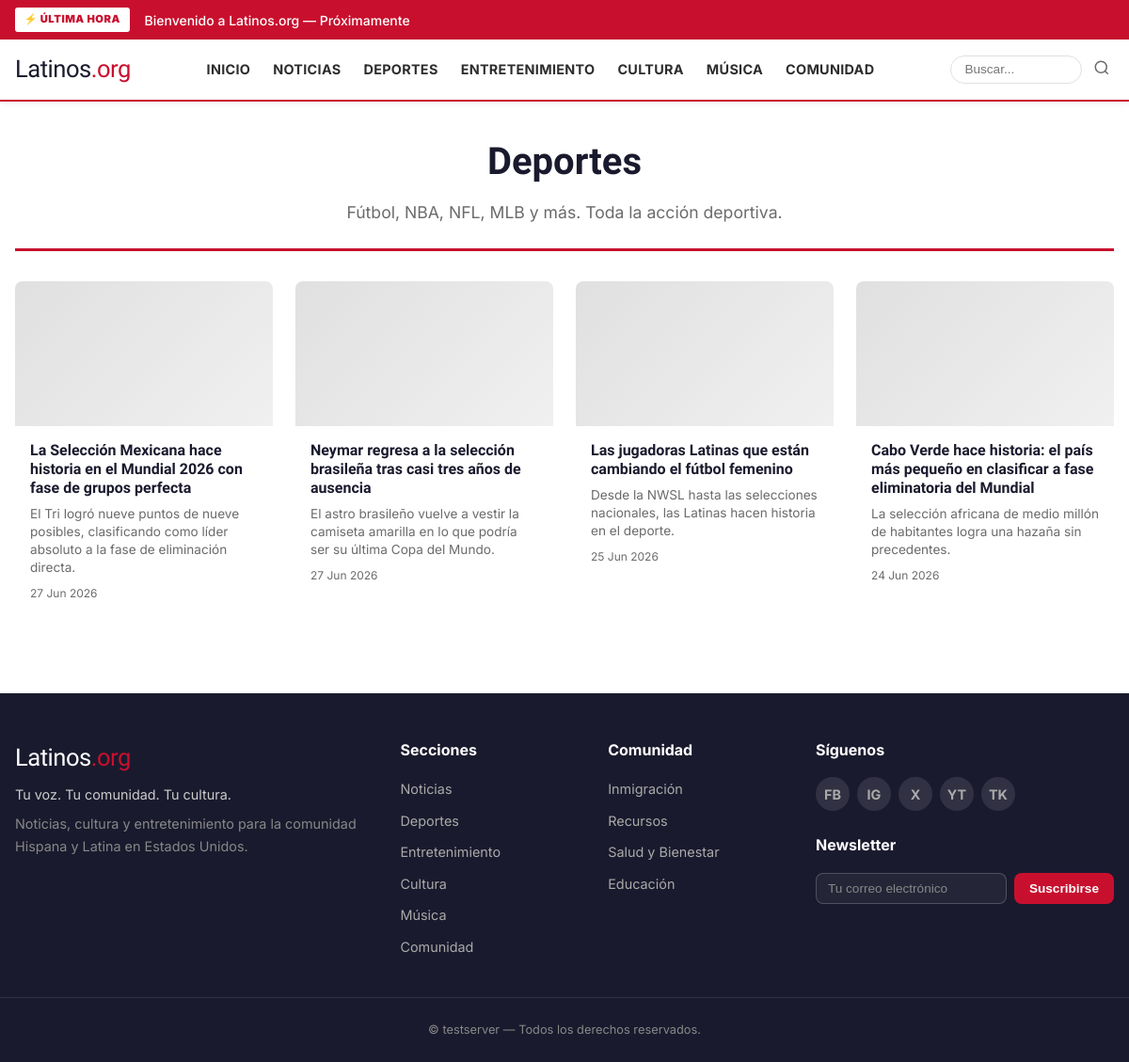
Page /categoria/deportes on the earlier database version.
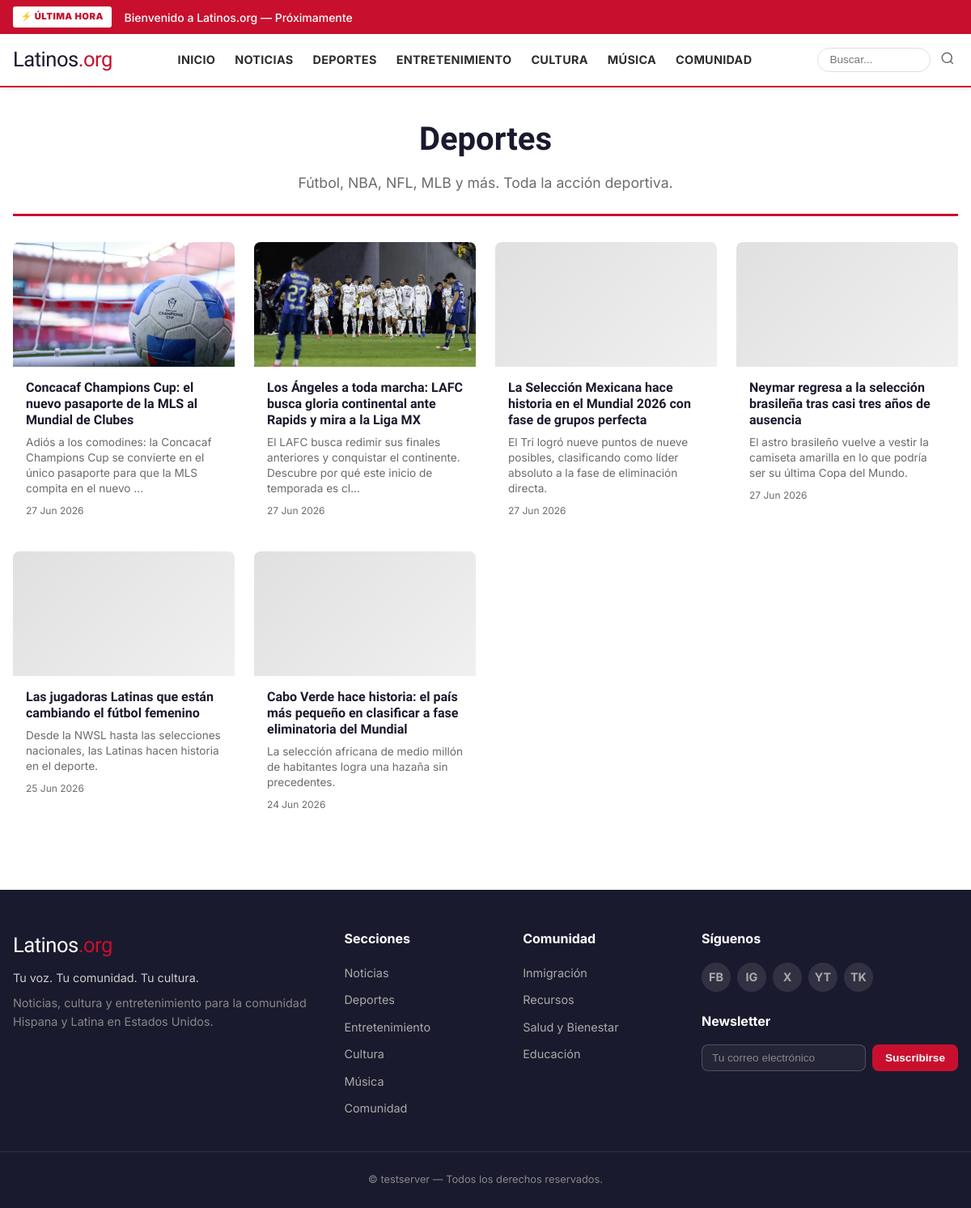
Same page on the later database version.
### models.py (models this page shows)
class Category(Base):
    __tablename__ = "categories"
    id = Column(Integer, primary_key=True)
    slug = Column(String(100), unique=True, nullable=False, index=True)
    name = Column(String(200), nullable=False)
    name_en = Column(String(200))  # English display name
    description = Column(Text)
    display_order = Column(Integer, default=99)
    is_active = Column(Boolean, default=True)
    created_at = Column(DateTime, default=datetime.utcnow)
    articles = relationship("Article", back_populates="category_rel")

class Article(Base):
    __tablename__ = "articles"
    id = Column(Integer, primary_key=True)
    raw_article_id = Column(Integer, ForeignKey("raw_articles.id"), nullable=True)
    category_id = Column(Integer, ForeignKey("categories.id"), nullable=True)
    title = Column(Text, nullable=False)
    slug = Column(String(300), unique=True, nullable=False, index=True)
    body_markdown = Column(Text, nullable=False)
    body_html = Column(Text)
    excerpt = Column(Text)
    title_en = Column(Text)
    body_markdown_en = Column(Text)
    body_html_en = Column(Text)
    excerpt_en = Column(Text)
    meta_description = Column(String(200))
    tags = Column(Text)  # JSON array
    language = Column(String(10), default="es")  # es, en, bilingual
    author_display = Column(String(200), default="Latinos.org")
    source_credit = Column(String(500))  # Attribution to original source
    image_url = Column(Text)  # Relative path: /static/images/articles/xxx.webp
    image_alt = Column(Text)
    image_credit = Column(String(500))
    quality_score = Column(Float, default=0.0)  # 0.0 to 1.0 from LLM QA step
    content_type = Column(String(50), default="news")  # news, opinion, listicle, feature
    status = Column(String(30), default="draft", index=True)
    created_at = Column(DateTime, default=datetime.utcnow)
    approved_at = Column(DateTime)
    published_at = Column(DateTime, index=True)
    scheduled_for = Column(DateTime)
    view_count = Column(Integer, default=0)
    is_breaking = Column(Boolean, default=False)
    is_featured = Column(Boolean, default=False)
    category_rel = relationship("Category", back_populates="articles")
    raw_article_rel = relationship("RawArticle", back_populates="articles")

### routes.py (the view)
@router.get("/categoria/{slug}", response_class=HTMLResponse)
async def category_page(
    request: Request,
    slug: str,
    page: int = Query(1, ge=1),
):
    db: Session = next(get_db())
    category = db.execute(
        select(Category).where(Category.slug == slug)
    ).scalars().first()
    if not category:
        raise HTTPException(status_code=404, detail="Categoría no encontrada")
    per_page = 12
    offset = (page - 1) * per_page
    total = db.execute(
        select(func.count(Article.id))
        .where(Article.status == "published")
        .where(Article.category_id == category.id)
    ).scalar()
    articles = db.execute(
        select(Article)
        .where(Article.status == "published")
        .where(Article.category_id == category.id)
        .order_by(desc(Article.published_at))
        .offset(offset)
        .limit(per_page)
    ).scalars().all()
    categories = db.execute(
        select(Category)
        .where(Category.is_active == True)
        .order_by(Category.display_order)
    ).scalars().all()
    total_pages = (total + per_page - 1) // per_page if total > 0 else 1
    return request.app.state.templates.TemplateResponse("category.html", {
        "request": request,
        "category": category,
        "articles": articles,
        "categories": categories,
        "page": page,
        "total_pages": total_pages,
    })

### templates/category.html (shortened to what this page needs)
{% extends "base.html" %}
{% block content %}
<section class="category-page">
    <div class="container">
        <header class="category-header">
            <h1>{{ category.name }}</h1>
            {% if category.description %}
                <p class="category-desc">{{ category.description }}</p>
            {% endif %}
        </header>
        {% if articles %}
        <div class="article-grid">
            {% for a in articles %}
                <a href="/articulo/{{ a.slug }}" class="article-card">
                    <div class="card-image">
                        {% if a.image_url %}
                            <img src="{{ a.image_url }}" alt="{{ a.image_alt or a.title }}" loading="lazy">
                        {% else %}
                            <div class="card-image-placeholder"></div>
                        {% endif %}
                    </div>
                    <div class="card-body">
                        <h3 class="card-title">{{ a.title }}</h3>
                        {% if a.excerpt %}
                            <p class="card-excerpt">{{ a.excerpt[:120] }}{% if a.excerpt|length > 120 %}...{% endif %}</p>
                        {% endif %}
                        <div class="card-meta">
                            {% if a.published_at %}
                                <span>{{ a.published_at.strftime('%d %b %Y') }}</span>
                            {% endif %}
                        </div>
                    </div>
                </a>
            {% endfor %}
        </div>
        {% else %}
        <div class="empty-state" style="padding: 4rem 0; text-align: center;">
            <h2>No hay artículos aún</h2>
            <p>Pronto tendremos contenido de {{ category.name }}.</p>
        </div>
        {% endif %}
    </div>
</section>
{% endblock %}

### templates/base.html (shortened to what this page needs)
<!DOCTYPE html>
<html lang="es">
<head>
    <link rel="stylesheet" href="/static/css/style.css">
</head>
<body>
<div class="breaking-bar" id="breakingBar">
    <div class="container breaking-content">
        <span class="breaking-label">⚡ ÚLTIMA HORA</span>
        <div class="breaking-items" id="breakingItems">
            {% if breaking %}
                {% for a in breaking %}
                    <a href="/articulo/{{ a.slug }}" class="breaking-item {% if loop.first %}active{% endif %}">
                        {{ a.title }}
                    </a>
                {% endfor %}
            {% else %}
                <span class="breaking-item active">Bienvenido a Latinos.org — Próximamente</span>
            {% endif %}
        </div>
    </div>
</div>
<header class="site-header">
    <div class="container header-inner">
        <a href="/" class="logo">
            <span class="logo-text">Latinos<span class="logo-accent">.org</span></span>
        </a>
        <nav class="main-nav" id="mainNav">
            <a href="/">Inicio</a>
            <a href="/categoria/noticias">Noticias</a>
            <a href="/categoria/deportes">Deportes</a>
            <a href="/categoria/entretenimiento">Entretenimiento</a>
            <a href="/categoria/cultura">Cultura</a>
            <a href="/categoria/musica">Música</a>
            <a href="/categoria/comunidad">Comunidad</a>
        </nav>
        <form action="/buscar" method="get" class="header-search">
            <input type="text" name="q" placeholder="Buscar..." aria-label="Buscar">
            <button type="submit" aria-label="Buscar">
                <svg width="18" height="18" viewBox="0 0 24 24" fill="none" stroke="currentColor" stroke-width="2">
                    <circle cx="11" cy="11" r="8"/><path d="m21 21-4.35-4.35"/>
                </svg>
            </button>
        </form>
    </div>
</header>
<main class="site-main">
    {% block content %}{% endblock %}
</main>
<footer class="site-footer">
    <div class="container footer-inner">
        <div class="footer-col footer-brand">
            <a href="/" class="logo footer-logo">
                <span class="logo-text">Latinos<span class="logo-accent">.org</span></span>
            </a>
            <p>Tu voz. Tu comunidad. Tu cultura.</p>
            <p class="footer-tagline">Noticias, cultura y entretenimiento para la comunidad Hispana y Latina en Estados Unidos.</p>
        </div>
        <div class="footer-col">
            <h4>Secciones</h4>
            <ul>
                <li><a href="/categoria/noticias">Noticias</a></li>
                <li><a href="/categoria/deportes">Deportes</a></li>
                <li><a href="/categoria/entretenimiento">Entretenimiento</a></li>
                <li><a href="/categoria/cultura">Cultura</a></li>
                <li><a href="/categoria/musica">Música</a></li>
                <li><a href="/categoria/comunidad">Comunidad</a></li>
            </ul>
        </div>
        <div class="footer-col">
            <h4>Comunidad</h4>
            <ul>
                <li><a href="/categoria/inmigracion">Inmigración</a></li>
                <li><a href="/categoria/recursos">Recursos</a></li>
                <li><a href="/categoria/salud">Salud y Bienestar</a></li>
                <li><a href="/categoria/educacion">Educación</a></li>
            </ul>
        </div>
        <div class="footer-col">
            <h4>Síguenos</h4>
            <div class="social-links">
                <a href="#" aria-label="Facebook" class="social-link">FB</a>
                <a href="#" aria-label="Instagram" class="social-link">IG</a>
                <a href="#" aria-label="Twitter/X" class="social-link">X</a>
                <a href="#" aria-label="YouTube" class="social-link">YT</a>
                <a href="#" aria-label="TikTok" class="social-link">TK</a>
            </div>
            <h4 style="margin-top: 1.5rem;">Newsletter</h4>
            <form class="newsletter-form" onsubmit="return false;">
                <input type="email" placeholder="Tu correo electrónico" aria-label="Email">
                <button type="submit">Suscribirse</button>
            </form>
        </div>
    </div>
    <div class="footer-bottom">
        <div class="container">
            <p>&copy; {{ request.url.hostname or "latinos.org" }} — Todos los derechos reservados.</p>
        </div>
    </div>
</footer>
</body>
</html>

Differences in the rows shown:
added Article: image_url (picture), title "Concacaf Champions Cup: el nuevo pasaporte de la MLS al Mundial de Clubes", excerpt "Adiós a los comodines: la Concacaf Champions Cup se convierte en el único pasaporte para que la MLS compita en el nuevo", published_at "27 Jun 2026"
added Article: image_url (picture), title "Los Ángeles a toda marcha: LAFC busca gloria continental ante Rapids y mira a la Liga MX", excerpt "El LAFC busca redimir sus finales anteriores y conquistar el continente. Descubre por qué este inicio de temporada es cl", published_at "27 Jun 2026"
